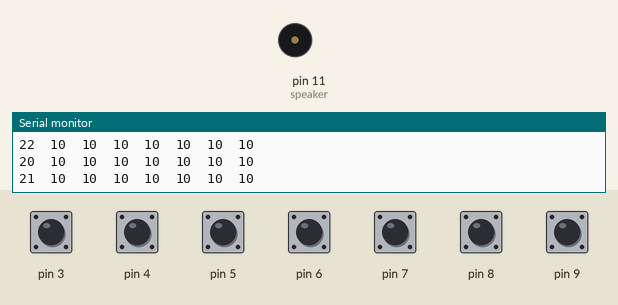
This sketch was run on a simulated Arduino Uno, built with avr-gcc and run on an emulated ATmega328P. Parts: buzzer (waves = sounding), the last lines printed to the serial monitor. The inputs (shaded band) are chosen by the test bench; at power-on: pin 3–9 HIGH.

Above: at 1.2 s.
1.3 s: pin 3 pulled LOW for 0.15 s
At 1.4 s:
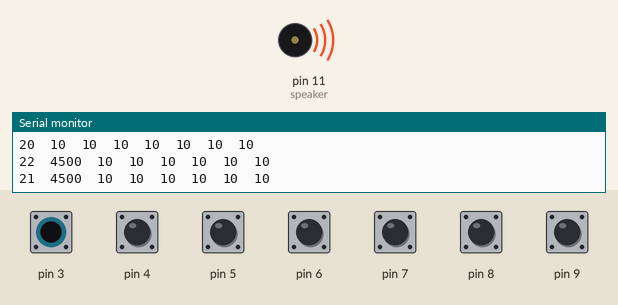
2.9 s: pin 4 pulled LOW for 0.15 s
At 4.0 s:
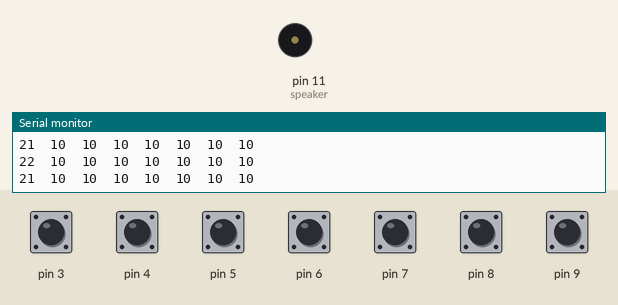
4.5 s: pin 5 pulled LOW for 0.15 s
At 4.6 s:
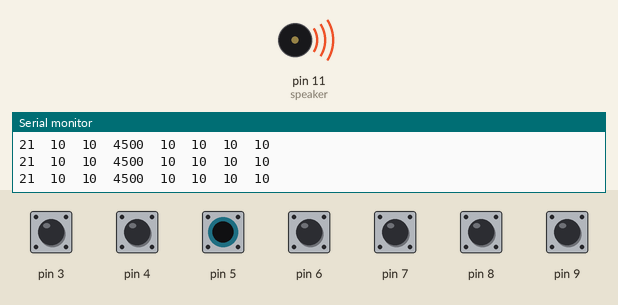
7.6 s: pin 6 pulled LOW for 0.15 s
At 8.6 s:
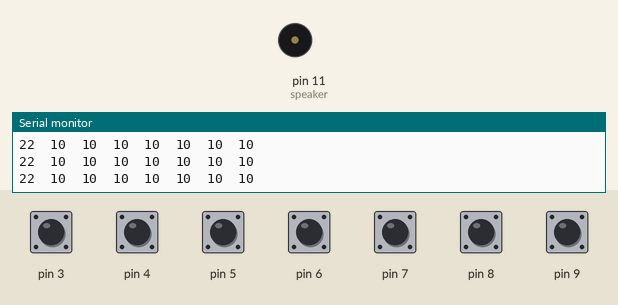
10.7 s: pin 7 pulled LOW for 0.15 s
At 11.7 s:
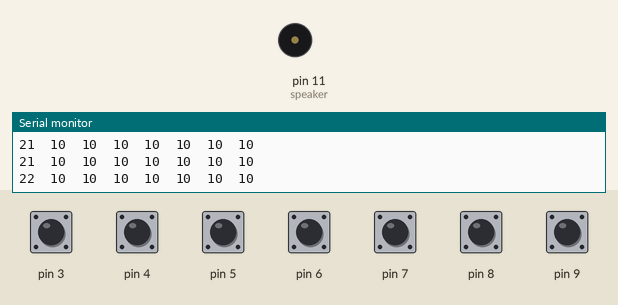
13.8 s: pin 8 pulled LOW for 0.15 s
At 13.89 s:
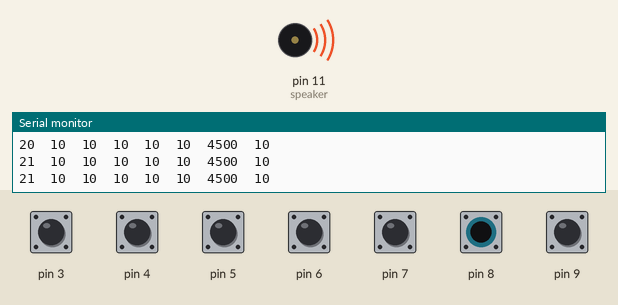
Timing chart, 0 to 16.4 s (numbered marks = the images above; inputs shaded):
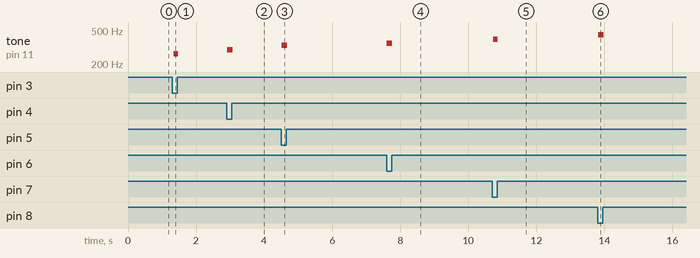

Measured:
- after the input at 1.3 s, tone on pin 11 (speaker): silent → 262 Hz at once, → silent 0.13 s later
- after the input at 2.9 s, tone on pin 11 (speaker): silent → 294 Hz at once, → silent 0.16 s later
- after the input at 4.5 s, tone on pin 11 (speaker): silent → 330 Hz at once, → silent 0.16 s later
- after the input at 7.6 s, tone on pin 11 (speaker): silent → 349 Hz at once, → silent 0.16 s later
- after the input at 10.7 s, tone on pin 11 (speaker): silent → 392 Hz at once, → silent 0.13 s later
- after the input at 13.8 s, tone on pin 11 (speaker): silent → 440 Hz at once, → silent 0.16 s later

The sketch:

octave1.ino
```cpp
#include <CapacitiveSensor.h>
#define speaker 11


CapacitiveSensor   cs_2_3 = CapacitiveSensor(2,3);
CapacitiveSensor   cs_2_4 = CapacitiveSensor(2,4);
CapacitiveSensor   cs_2_5 = CapacitiveSensor(2,5);
CapacitiveSensor   cs_2_6 = CapacitiveSensor(2,6);
CapacitiveSensor   cs_2_7 = CapacitiveSensor(2,7);
CapacitiveSensor   cs_2_8 = CapacitiveSensor(2,8);
CapacitiveSensor   cs_2_9 = CapacitiveSensor(2,9);


void setup()
{
  cs_2_3.set_CS_AutocaL_Millis(0xFFFFFFFF);
  Serial.begin(9600);
}


void loop()
{
  long start = millis();
  long total1 =  cs_2_3.capacitiveSensor(30);
  long total2 =  cs_2_4.capacitiveSensor(30);
  long total3 =  cs_2_5.capacitiveSensor(30);
  long total4 =  cs_2_6.capacitiveSensor(30);
  long total5 =  cs_2_7.capacitiveSensor(30);
  long total6 =  cs_2_8.capacitiveSensor(30);
  long total7 =  cs_2_9.capacitiveSensor(30);


  Serial.print(millis() - start);
  Serial.print("\t");


  Serial.print(total1);
  Serial.print("\t");
  Serial.print(total2);
  Serial.print("\t");
  Serial.print(total3);
  Serial.print("\t");
  Serial.print(total4);
  Serial.print("\t");
  Serial.print(total5);
  Serial.print("\t");
  Serial.print(total6);
  Serial.print("\t");
  Serial.println(total7);


  if (total1 > 150) tone(speaker,262);
  if (total2 > 150) tone(speaker,294);
  if (total3 > 150) tone(speaker,330);
  if (total4 > 150) tone(speaker,349);
  if (total5 > 150) tone(speaker,392);
  if (total6 > 150) tone(speaker,440);
  if (total7 > 150) tone(speaker,494);

  if (total1<=150  &  total2<=150  &  total3<=150 & total4<=150  &  total5<=150  &  total6<=150 &  total7<=150)
    noTone(speaker);


  delay(10);
}
```
